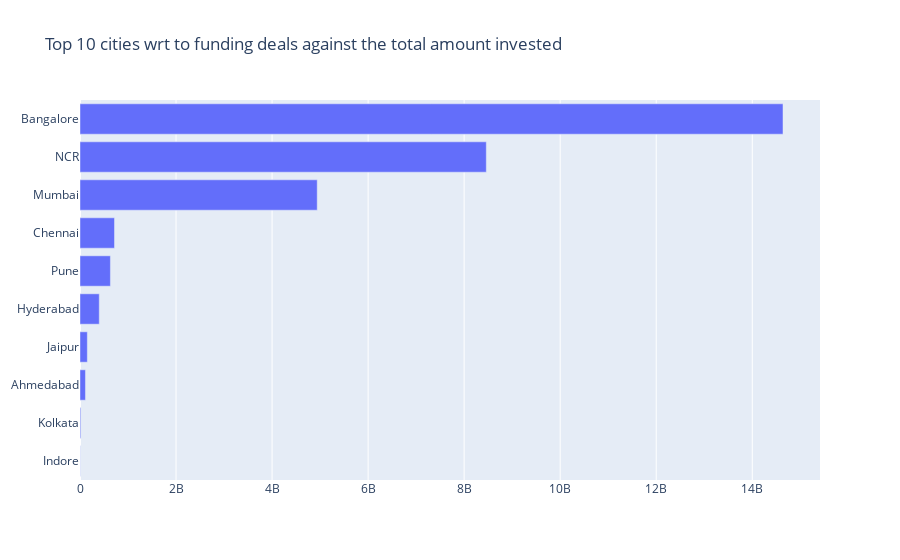

Notebook code for this chart:
### Code cell
fig = go.Figure(data = go.Bar(y= top10_cities_amt.sort_values('sum',ascending=True).index,
                              x= top10_cities_amt.sort_values('sum',ascending=True)['sum'],
                              orientation = 'h'),
               layout_title_text='Top 10 cities wrt to funding deals against the total amount invested')
fig.show()

### Figure 1 — Plotly figure (JSON) as saved in the notebook; plotly's stock layout.template omitted (floating-point values rounded to 4 significant figures)
{"data": [{"orientation": "h", "type": "bar", "x": [4664008, 15972011, 113625011, 152719016, 401049257, 633048034, 718745022, 4940369181, 8462000000.0, 14640451121], "y": ["Indore", "Kolkata", "Ahmedabad", "Jaipur", "Hyderabad", "Pune", "Chennai", "Mumbai", "NCR", "Bangalore"]}], "layout": {"title": {"text": "Top 10 cities wrt to funding deals against the total amount invested"}}}
